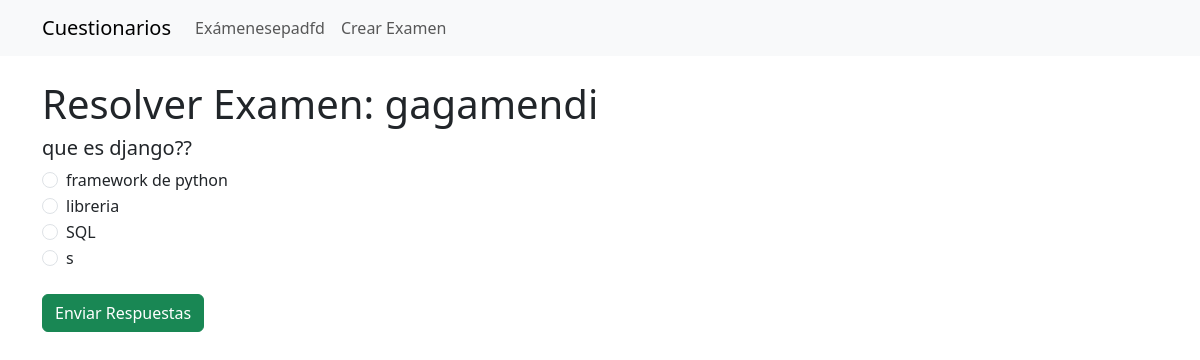
The page /exam/1/solve/ on the database as committed earlier.
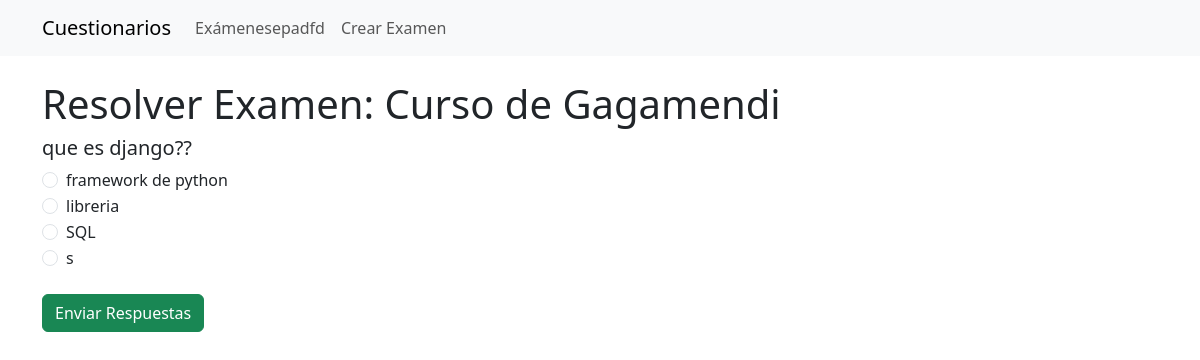
The same page on the database as committed later.
### quiz/models.py (models this page shows, shortened)
class Exam(models.Model):
    title = models.CharField(max_length=200, verbose_name="Título")
    description = models.TextField(blank=True, verbose_name="Descripción")
    created_date = models.DateTimeField(auto_now_add=True)

### quiz/views.py (the view, shortened to what this page needs)
# urls.py: path('exam/<int:exam_id>/solve/', views.exam_solve, name='exam_solve'),
def exam_solve(request, exam_id):
    exam = get_object_or_404(Exam, id=exam_id)
    questions = exam.questions.all().prefetch_related('choices')
    return render(request, 'quiz/exam_solve.html', {'exam': exam, 'questions': questions})

### quiz/templates/quiz/exam_solve.html (shortened to what this page needs)
{% extends "base.html" %}
{% block content %}
<h1>Resolver Examen: {{ exam.title }}</h1>
<form method="post">
    {% for question in questions %}
        <div class="mb-4">
            <h5>{{ question.text }}</h5>
            {% for choice in question.choices.all %}
                <div class="form-check">
                    <input class="form-check-input" type="radio" name="question_{{ question.id }}" value="{{ choice.id }}" id="choice_{{ choice.id }}">
                    <label class="form-check-label" for="choice_{{ choice.id }}">
                        {{ choice.text }}
                    </label>
                </div>
            {% endfor %}
        </div>
    {% endfor %}
    <button type="submit" class="btn btn-success">Enviar Respuestas</button>
</form>
{% endblock %}

Rows that differ between the two databases and show on the page:
changed Exam: title "gagamendi" → "Curso de Gagamendi"
